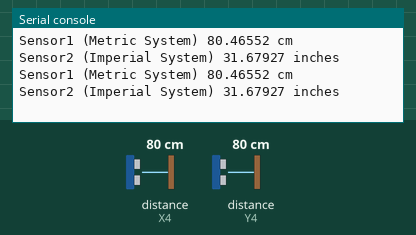
The program below on a simulated pyboard running MicroPython. Parts: the last lines printed to the serial console. Inputs (shaded band) come from the test bench; at power-on: distance to the obstacle (sensors on X4, Y4) 80 cm. The echo pulse lasts 58.3 µs per cm.

Above: at 1.2 s.
1.3 s: distance to the obstacle (sensor on X4) set to 2 cm
At 2.3 s:
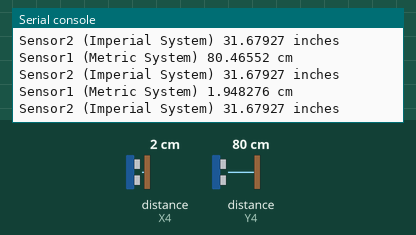
2.8 s: distance to the obstacle (sensor on Y4) set to 2 cm
At 3.8 s:
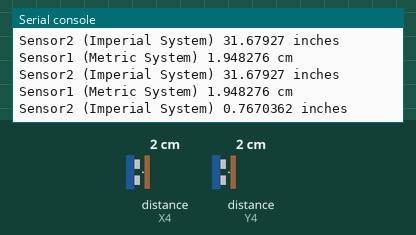
4.3 s: distance to the obstacle (sensor on X4) set to 4 cm
At 5.6 s:
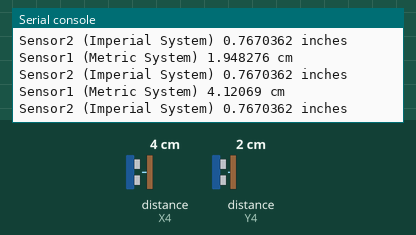
5.8 s: distance to the obstacle (sensor on Y4) set to 4 cm
At 6.9 s:
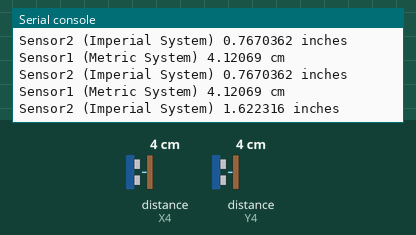
Timing chart, 0 to 8.3 s (numbered marks = the images above; inputs shaded):
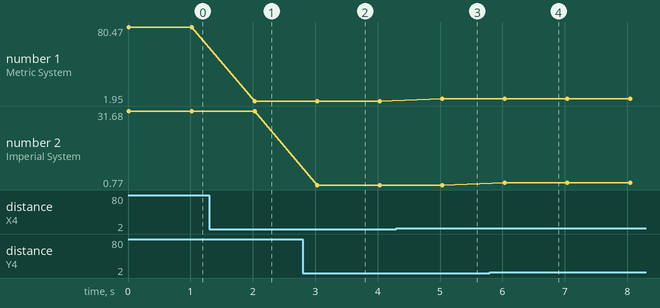

The program:

HC-SR04.py
```python
import pyb
import ultrasonic


# setting pins to accomodate Ultrasonic Sensor (HC-SR04)
sensor1_trigPin = pyb.Pin.board.X3
sensor1_echoPin = pyb.Pin.board.X4
sensor2_trigPin = pyb.Pin.board.Y3
sensor2_echoPin = pyb.Pin.board.Y4

# sensor needs 5V and ground to be connected to pyboard's ground

# creating two Ultrasonic Objects using the above pin config

sensor1 = ultrasonic.Ultrasonic(sensor1_trigPin, sensor1_echoPin)
sensor2 = ultrasonic.Ultrasonic(sensor2_trigPin, sensor2_echoPin)

# using USR switch to print the sensor's values when pressed

switch = pyb.Switch()

# function that prints each sensor's distance
def print_sensor_values():
	# get sensor1's distance in cm
	distance1 = sensor1.distance_in_cm()
	# get sensor2's distance in inches
	distance2 = sensor2.distance_in_inches()

	print("Sensor1 (Metric System)", distance1, "cm")
	print("Sensor2 (Imperial System)", distance2, "inches")

# prints values every second
while True:
	print_sensor_values()
	pyb.delay(1000)
```

ultrasonic.py
```python
# (licence header left out)
import pyb

# Pin configuration.
# WARNING: Do not use PA4-X5 or PA5-X6 as the echo pin without a 1k resistor.

class Ultrasonic:
    def __init__(self, tPin, ePin):
        self.triggerPin = tPin
        self.echoPin = ePin

        # Init trigger pin (out)
        self.trigger = pyb.Pin(self.triggerPin)
        self.trigger.init(pyb.Pin.OUT_PP, pyb.Pin.PULL_NONE)
        self.trigger.low()

        # Init echo pin (in)
        self.echo = pyb.Pin(self.echoPin)
        self.echo.init(pyb.Pin.IN, pyb.Pin.PULL_NONE)

    def distance_in_inches(self):
        return (self.distance_in_cm() * 0.3937)

    def distance_in_cm(self):
        start = 0
        end = 0

        # Create a microseconds counter.
        micros = pyb.Timer(2, prescaler=83, period=0x3fffffff)
        micros.counter(0)

        # Send a 10us pulse.
        self.trigger.high()
        pyb.udelay(10)
        self.trigger.low()

        # Wait 'till whe pulse starts.
        while self.echo.value() == 0:
            start = micros.counter()

        # Wait 'till the pulse is gone.
        while self.echo.value() == 1:
            end = micros.counter()

        # Deinit the microseconds counter
        micros.deinit()

        # Calc the duration of the recieved pulse, divide the result by
        # 2 (round-trip) and divide it by 29 (the speed of sound is
        # 340 m/s and that is 29 us/cm).
        dist_in_cm = ((end - start) / 2) / 29

        return dist_in_cm
```

Measured:
- after the input at 1.3 s, the serial console: prints a new line after 0.73 s (image 1)
- after the input at 2.8 s, the serial console: prints a new line after 0.23 s (image 2)
- after the input at 4.3 s, the serial console: prints a new line after 0.74 s (image 3)
- after the input at 5.8 s, the serial console: prints a new line after 0.24 s (image 4)
- plotted number 1: 80.47 → 1.95 after the input at 1.3 s, 1.95 → 4.12 after the input at 4.3 s
- plotted number 2: 31.68 → 0.77 after the input at 2.8 s, 0.77 → 1.62 after the input at 5.8 s
